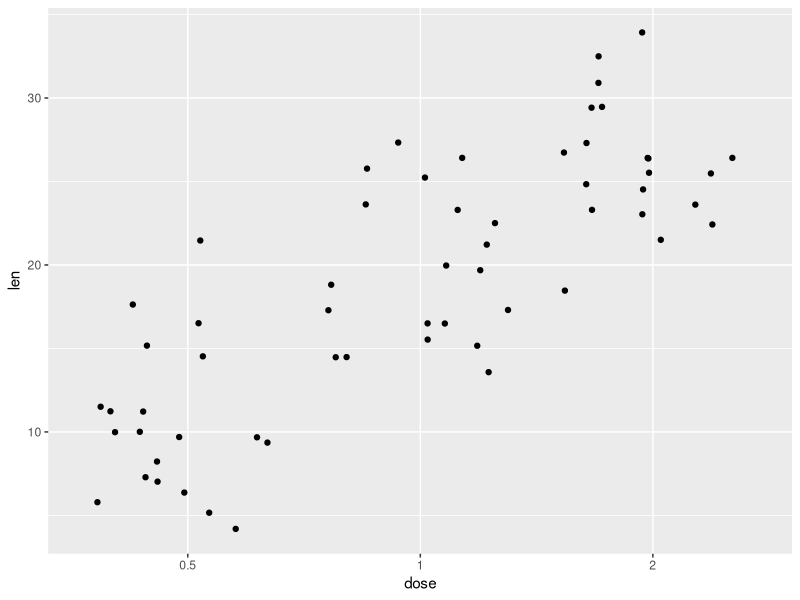
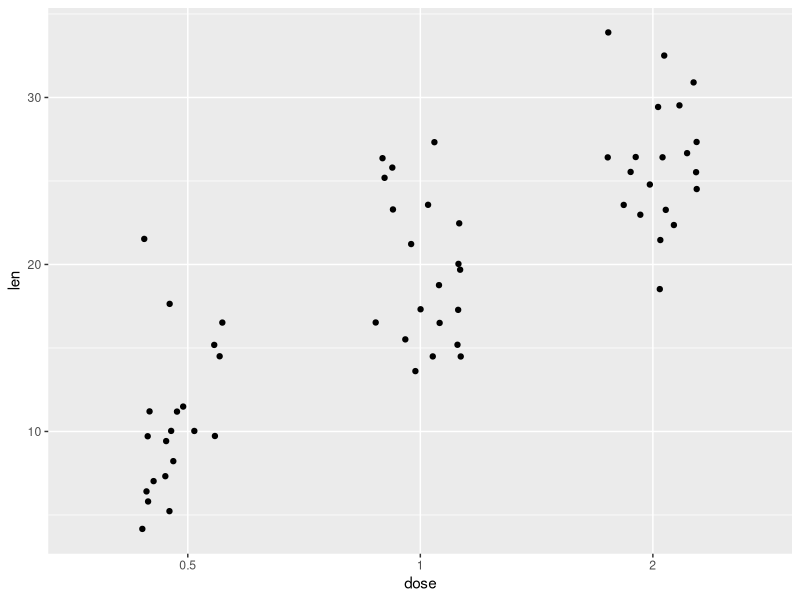
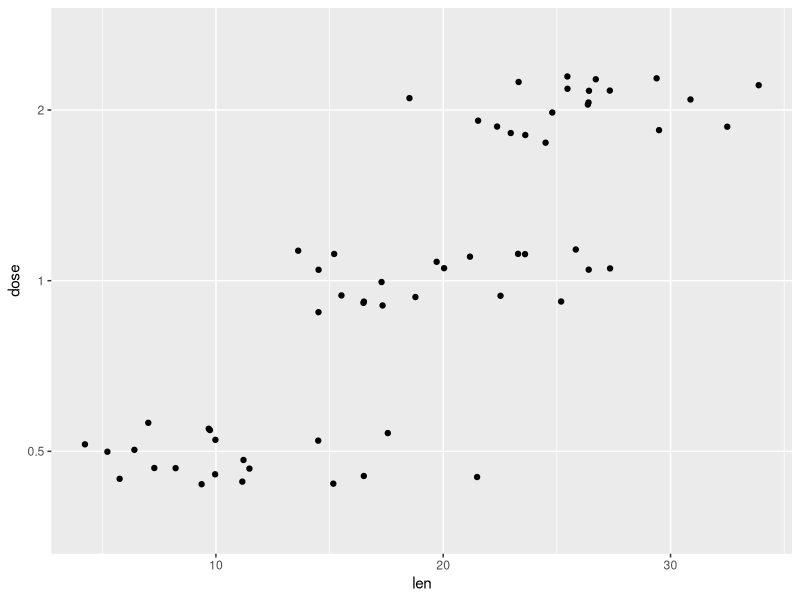
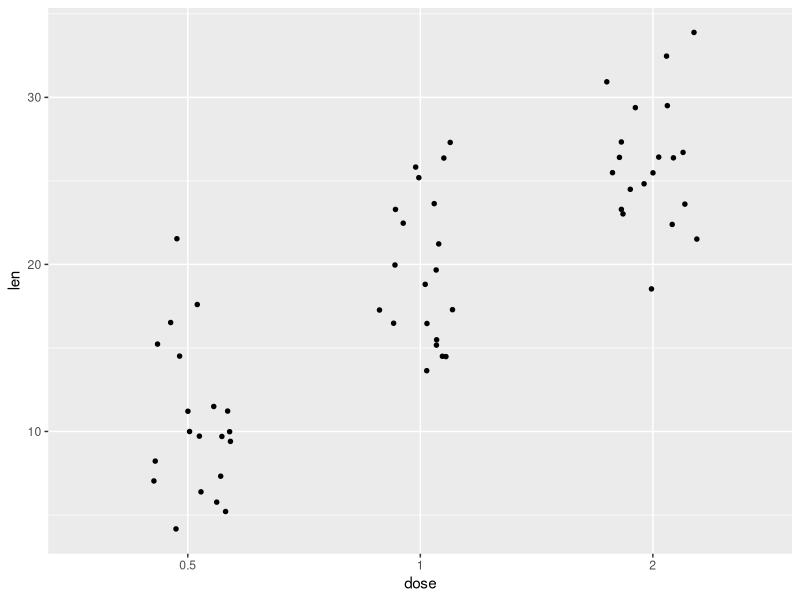
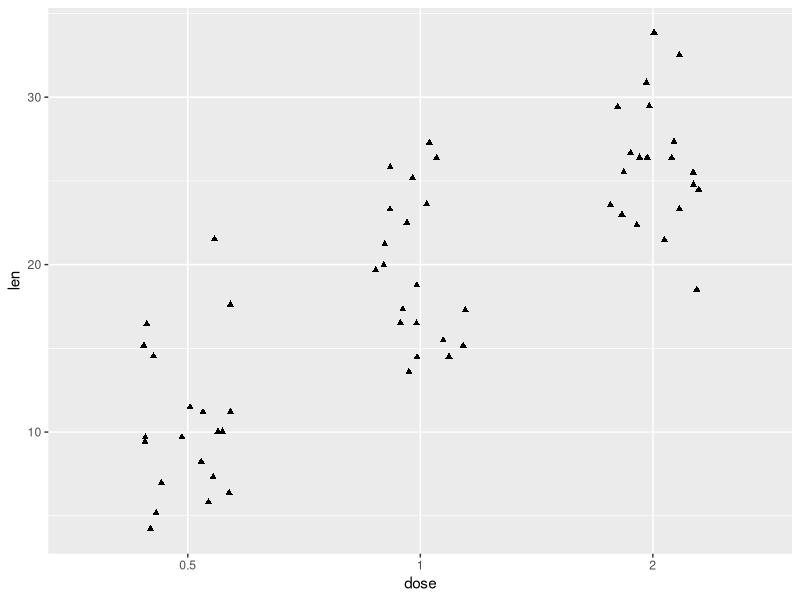
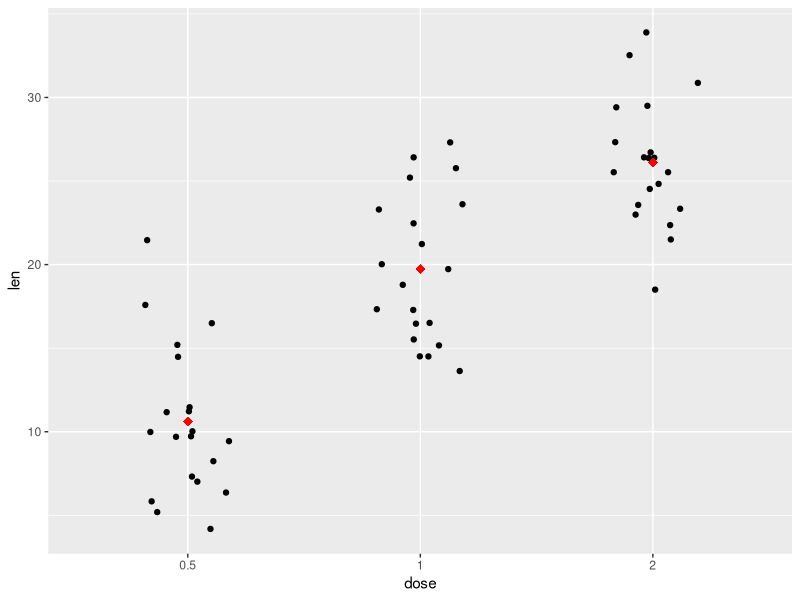
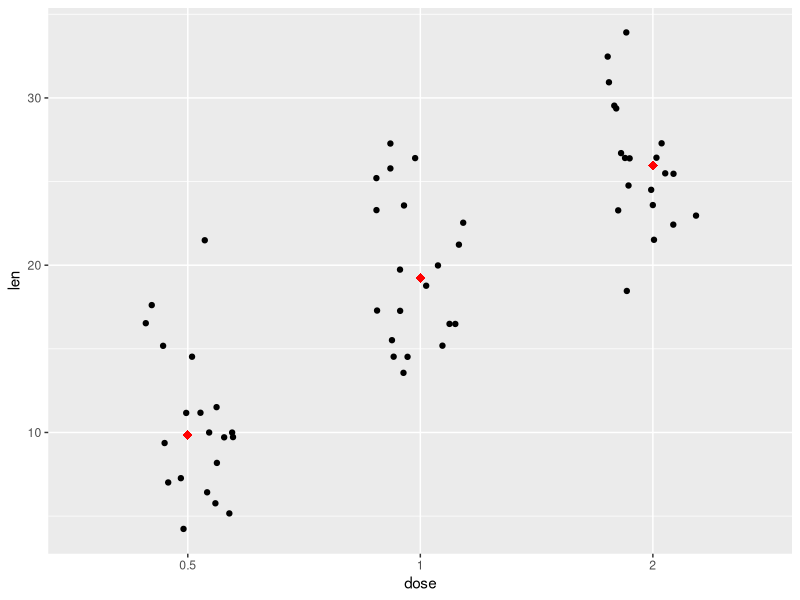
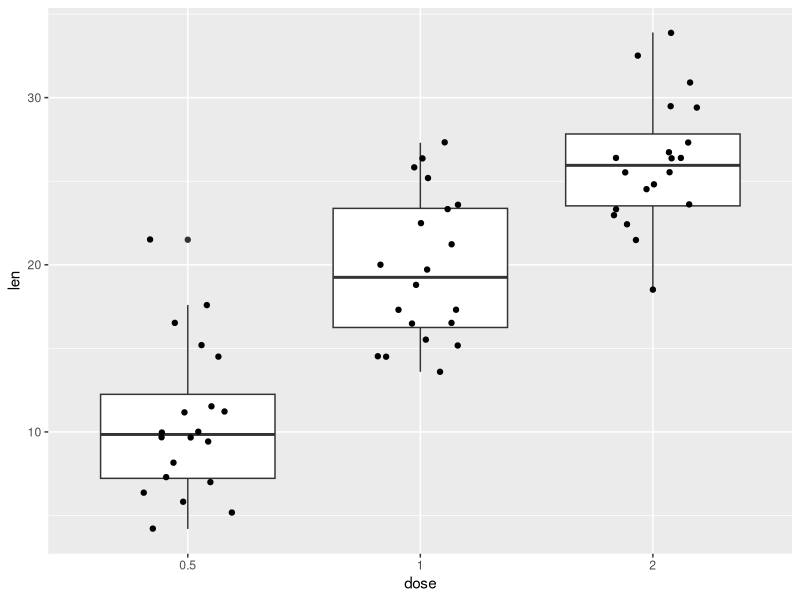

Generate these figures, in order, with R:
# Convert the variable dose from a numeric to a factor variable
ToothGrowth$dose <- as.factor(ToothGrowth$dose)
head(ToothGrowth)

# Basic stripcharts
library(ggplot2)
# Basic stripchart
ggplot(ToothGrowth, aes(x=dose, y=len)) + 
  geom_jitter()
# Change the position
# 0.2 : degree of jitter in x direction
p<-ggplot(ToothGrowth, aes(x=dose, y=len)) + 
  geom_jitter(position=position_jitter(0.2))
p
# Rotate the stripchart
p + coord_flip()

# Change point shapes and size :
# Change point size
ggplot(ToothGrowth, aes(x=dose, y=len)) + 
  geom_jitter(position=position_jitter(0.2), cex=1.2)
# Change shape
ggplot(ToothGrowth, aes(x=dose, y=len)) + 
  geom_jitter(position=position_jitter(0.2), shape=17)

# Add mean and median points
# stripchart with mean points
p + stat_summary(fun.y=mean, geom="point", shape=18,
                 size=3, color="red")
# stripchart with median points
p + stat_summary(fun.y=median, geom="point", shape=18,
                 size=3, color="red")

# Stripchart with box blot and violin plot
# Add basic box plot
ggplot(ToothGrowth, aes(x=dose, y=len)) + 
  geom_boxplot()+
  geom_jitter(position=position_jitter(0.2))
# Add notched box plot
ggplot(ToothGrowth, aes(x=dose, y=len)) + 
  geom_boxplot(notch = TRUE)+
  geom_jitter(position=position_jitter(0.2))
# Add violin plot
ggplot(ToothGrowth, aes(x=dose, y=len)) + 
  geom_violin(trim = FALSE)+
  geom_jitter(position=position_jitter(0.2))

# Add mean and standard deviation
p <- ggplot(ToothGrowth, aes(x=dose, y=len)) + 
  geom_jitter(position=position_jitter(0.2))
p + stat_summary(fun.data="mean_sdl", mult=1, 
                 geom="crossbar", width=0.5)
p + stat_summary(fun.data=mean_sdl, mult=1, 
                 geom="pointrange", color="red")

# Function to produce summary statistics (mean and +/- sd)
data_summary <- function(x) {
  m <- mean(x)
  ymin <- m-sd(x)
  ymax <- m+sd(x)
  return(c(y=m,ymin=ymin,ymax=ymax))
}

# Use a custom summary function :
p + stat_summary(fun.data=data_summary, color="blue")

# Change point shapes by groups
p<-ggplot(ToothGrowth, aes(x=dose, y=len, shape=dose)) + 
  geom_jitter(position=position_jitter(0.2))
p
# Change point shapes manually
p + scale_shape_manual(values=c(1,17,19))

# Change stripchart colors by groups
# Use single color
ggplot(ToothGrowth, aes(x=dose, y=len)) + 
  geom_jitter(position=position_jitter(0.2), color="red")
# Change stripchart colors by groups
p<-ggplot(ToothGrowth, aes(x=dose, y=len, color=dose)) +
  geom_jitter(position=position_jitter(0.2))
p

# Use custom color palettes
p + scale_color_manual(values=c("#999999", "#E69F00", "#56B4E9"))
# Use brewer color palettes
p + scale_color_brewer(palette="Dark2")
# Use grey scale
p + scale_color_grey() + theme_classic()

# Change the legend position
p + theme(legend.position="top")
p + theme(legend.position="bottom")
p + theme(legend.position="none")# Remove legend

# Stripchart with multiple groups
# Change stripchart colors by groups
ggplot(ToothGrowth, aes(x=dose, y=len, color=supp)) +
  geom_jitter(position=position_jitter(0.2))
# Change the position : interval between stripchart of the same group
p<-ggplot(ToothGrowth, aes(x=dose, y=len, color=supp, shape=supp)) +
  geom_jitter(position=position_dodge(0.8))
p

# Change stripchart colors and add box plots :
# Change colors
p+scale_color_manual(values=c("#999999", "#E69F00", "#56B4E9"))
# Add box plots
ggplot(ToothGrowth, aes(x=dose, y=len, color=supp)) +
  geom_boxplot(color="black")+
  geom_jitter(position=position_jitter(0.2))
# Change the position
ggplot(ToothGrowth, aes(x=dose, y=len, color=supp)) +
  geom_boxplot(position=position_dodge(0.8))+
  geom_jitter(position=position_dodge(0.8))

# Customized stripcharts
# Basic stripchart
ggplot(ToothGrowth, aes(x=dose, y=len)) + 
  geom_boxplot()+
  geom_jitter(position=position_jitter(0.2))+
  labs(title="Plot of length  by dose",x="Dose (mg)", y = "Length")+
  theme_classic()
# Change color/shape by groups
p <- ggplot(ToothGrowth, aes(x=dose, y=len, color=dose, shape=dose)) + 
  geom_jitter(position=position_jitter(0.2))+
  labs(title="Plot of length  by dose",x="Dose (mg)", y = "Length")
p + theme_classic()

# Change colors manually :
# Continuous colors
p + scale_color_brewer(palette="Blues") + theme_classic()
# Discrete colors
p + scale_color_brewer(palette="Dark2") + theme_minimal()
# Gradient colors
p + scale_color_brewer(palette="RdBu")

